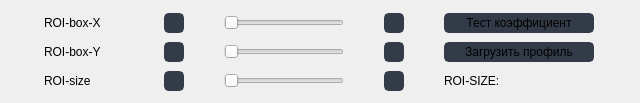
                      <widget class="QFrame" name="frame_4">
                       <property name="frameShape">
                        <enum>QFrame::NoFrame</enum>
                       </property>
                       <property name="frameShadow">
                        <enum>QFrame::Raised</enum>
                       </property>
                       <widget class="QWidget" name="gridLayoutWidget_3">
                        <property name="geometry">
                         <rect>
                          <x>10</x>
                          <y>10</y>
                          <width>621</width>
                          <height>84</height>
                         </rect>
                        </property>
                        <layout class="QGridLayout" name="gridLayout_5">
                         <item row="0" column="0">
                          <widget class="QLabel" name="hardware_page_spinBox_roibox_x_label">
                           <property name="minimumSize">
                            <size>
                             <width>0</width>
                             <height>20</height>
                            </size>
                           </property>
                           <property name="maximumSize">
                            <size>
                             <width>80</width>
                             <height>20</height>
                            </size>
                           </property>
                           <property name="text">
                            <string>ROI-box-X</string>
                           </property>
                          </widget>
                         </item>
                         <item row="0" column="2">
                          <widget class="QSlider" name="hardware_page_spinBox_roibox_x">
                           <property name="minimumSize">
                            <size>
                             <width>120</width>
                             <height>0</height>
                            </size>
                           </property>
                           <property name="maximumSize">
                            <size>
                             <width>100</width>
                             <height>16777215</height>
                            </size>
                           </property>
                           <property name="styleSheet">
                            <string notr="true"/>
                           </property>
                           <property name="maximum">
                            <number>500</number>
                           </property>
                           <property name="orientation">
                            <enum>Qt::Horizontal</enum>
                           </property>
                          </widget>
                         </item>
                         <item row="1" column="2">
                          <widget class="QSlider" name="hardware_page_spinBox_roibox_y">
                           <property name="minimumSize">
                            <size>
                             <width>120</width>
                             <height>0</height>
                            </size>
                           </property>
                           <property name="maximumSize">
                            <size>
                             <width>100</width>
                             <height>16777215</height>
                            </size>
                           </property>
                           <property name="styleSheet">
                            <string notr="true"/>
                           </property>
                           <property name="maximum">
                            <number>500</number>
                           </property>
                           <property name="orientation">
                            <enum>Qt::Horizontal</enum>
                           </property>
                          </widget>
                         </item>
                         <item row="1" column="0">
                          <widget class="QLabel" name="hardware_page_spinBox_roibox_y_label">
                           <property name="minimumSize">
                            <size>
                             <width>0</width>
                             <height>20</height>
                            </size>
                           </property>
                           <property name="maximumSize">
                            <size>
                             <width>80</width>
                             <height>20</height>
                            </size>
                           </property>
                           <property name="text">
                            <string>ROI-box-Y</string>
                           </property>
                          </widget>
                         </item>
                         <item row="0" column="3">
                          <widget class="QPushButton" name="hardware_page_button_roibox_enlarge_x">
                           <property name="minimumSize">
                            <size>
                             <width>20</width>
                             <height>20</height>
                            </size>
                           </property>
                           <property name="maximumSize">
                            <size>
                             <width>20</width>
                             <height>20</height>
                            </size>
                           </property>
                           <property name="font">
                            <font>
                             <family>Segoe UI</family>
                             <pointsize>9</pointsize>
                            </font>
                           </property>
                           <property name="styleSheet">
                            <string notr="true">QPushButton {
	border: 2px solid rgb(52, 59, 72);
	border-radius: 5px;	
	background-color: rgb(52, 59, 72);
}
QPushButton:hover {
	background-color: rgb(57, 65, 80);
	border: 2px solid rgb(61, 70, 86);
}
QPushButton:pressed {	
	background-color: rgb(35, 40, 49);
	border: 2px solid rgb(43, 50, 61);
}</string>
                           </property>
                           <property name="text">
                            <string/>
                           </property>
                           <property name="icon">
                            <iconset resource="files.qrc">
                             <normaloff>:/16x16/icons/16x16/cil-chevron-right.png</normaloff>:/16x16/icons/16x16/cil-chevron-right.png</iconset>
                           </property>
                          </widget>
                         </item>
                         <item row="0" column="1">
                          <widget class="QPushButton" name="hardware_page_button_roibox_reduce_x">
                           <property name="minimumSize">
                            <size>
                             <width>20</width>
                             <height>20</height>
                            </size>
                           </property>
                           <property name="maximumSize">
                            <size>
                             <width>20</width>
                             <height>20</height>
                            </size>
                           </property>
                           <property name="font">
                            <font>
                             <family>Segoe UI</family>
                             <pointsize>9</pointsize>
                            </font>
                           </property>
                           <property name="styleSheet">
                            <string notr="true">QPushButton {
	border: 2px solid rgb(52, 59, 72);
	border-radius: 5px;	
	background-color: rgb(52, 59, 72);
}
QPushButton:hover {
	background-color: rgb(57, 65, 80);
	border: 2px solid rgb(61, 70, 86);
}
QPushButton:pressed {	
	background-color: rgb(35, 40, 49);
	border: 2px solid rgb(43, 50, 61);
}</string>
                           </property>
                           <property name="text">
                            <string/>
                           </property>
                           <property name="icon">
                            <iconset resource="files.qrc">
                             <normaloff>:/16x16/icons/16x16/cil-chevron-left.png</normaloff>:/16x16/icons/16x16/cil-chevron-left.png</iconset>
                           </property>
                          </widget>
                         </item>
                         <item row="1" column="5">
                          <widget class="QPushButton" name="pushButton_14">
                           <property name="minimumSize">
                            <size>
                             <width>150</width>
                             <height>20</height>
                            </size>
                           </property>
                           <property name="font">
                            <font>
                             <family>Segoe UI</family>
                             <pointsize>9</pointsize>
                            </font>
                           </property>
                           <property name="styleSheet">
                            <string notr="true">QPushButton {
	border: 2px solid rgb(52, 59, 72);
	border-radius: 5px;	
	background-color: rgb(52, 59, 72);
}
QPushButton:hover {
	background-color: rgb(57, 65, 80);
	border: 2px solid rgb(61, 70, 86);
}
QPushButton:pressed {	
	background-color: rgb(35, 40, 49);
	border: 2px solid rgb(43, 50, 61);
}</string>
                           </property>
                           <property name="text">
                            <string>Загрузить профиль</string>
                           </property>
                           <property name="icon">
                            <iconset resource="files.qrc">
                             <normaloff>:/16x16/icons/16x16/cil-folder-open.png</normaloff>:/16x16/icons/16x16/cil-folder-open.png</iconset>
                           </property>
                          </widget>
                         </item>
                         <item row="1" column="1">
                          <widget class="QPushButton" name="hardware_page_button_roibox_reduce_y">
                           <property name="minimumSize">
                            <size>
                             <width>20</width>
                             <height>20</height>
                            </size>
                           </property>
                           <property name="maximumSize">
                            <size>
                             <width>20</width>
                             <height>20</height>
                            </size>
                           </property>
                           <property name="font">
                            <font>
                             <family>Segoe UI</family>
                             <pointsize>9</pointsize>
                            </font>
                           </property>
                           <property name="styleSheet">
                            <string notr="true">QPushButton {
	border: 2px solid rgb(52, 59, 72);
	border-radius: 5px;	
	background-color: rgb(52, 59, 72);
}
QPushButton:hover {
	background-color: rgb(57, 65, 80);
	border: 2px solid rgb(61, 70, 86);
}
QPushButton:pressed {	
	background-color: rgb(35, 40, 49);
	border: 2px solid rgb(43, 50, 61);
}</string>
                           </property>
                           <property name="text">
                            <string/>
                           </property>
                           <property name="icon">
                            <iconset resource="files.qrc">
                             <normaloff>:/16x16/icons/16x16/cil-chevron-left.png</normaloff>:/16x16/icons/16x16/cil-chevron-left.png</iconset>
                           </property>
                          </widget>
                         </item>
                         <item row="1" column="3">
                          <widget class="QPushButton" name="hardware_page_button_roibox_enlarge_y">
                           <property name="minimumSize">
                            <size>
                             <width>20</width>
                             <height>20</height>
                            </size>
                           </property>
                           <property name="maximumSize">
                            <size>
                             <width>20</width>
                             <height>20</height>
                            </size>
                           </property>
                           <property name="font">
                            <font>
                             <family>Segoe UI</family>
                             <pointsize>9</pointsize>
                            </font>
                           </property>
                           <property name="styleSheet">
                            <string notr="true">QPushButton {
	border: 2px solid rgb(52, 59, 72);
	border-radius: 5px;	
	background-color: rgb(52, 59, 72);
}
QPushButton:hover {
	background-color: rgb(57, 65, 80);
	border: 2px solid rgb(61, 70, 86);
}
QPushButton:pressed {	
	background-color: rgb(35, 40, 49);
	border: 2px solid rgb(43, 50, 61);
}</string>
                           </property>
                           <property name="text">
                            <string/>
                           </property>
                           <property name="icon">
                            <iconset resource="files.qrc">
                             <normaloff>:/16x16/icons/16x16/cil-chevron-right.png</normaloff>:/16x16/icons/16x16/cil-chevron-right.png</iconset>
                           </property>
                          </widget>
                         </item>
                         <item row="2" column="2">
                          <widget class="QSlider" name="hardware_page_spinBox_roibox_size">
                           <property name="minimumSize">
                            <size>
                             <width>120</width>
                             <height>0</height>
                            </size>
                           </property>
                           <property name="maximumSize">
                            <size>
                             <width>100</width>
                             <height>16777215</height>
                            </size>
                           </property>
                           <property name="styleSheet">
                            <string notr="true"/>
                           </property>
                           <property name="minimum">
                            <number>500</number>
                           </property>
                           <property name="maximum">
                            <number>1500</number>
                           </property>
                           <property name="singleStep">
                            <number>4</number>
                           </property>
                           <property name="pageStep">
                            <number>4</number>
                           </property>
                           <property name="orientation">
                            <enum>Qt::Horizontal</enum>
                           </property>
                          </widget>
                         </item>
                         <item row="2" column="1">
                          <widget class="QPushButton" name="hardware_page_button_roibox_size_reduce">
                           <property name="minimumSize">
                            <size>
                             <width>20</width>
                             <height>20</height>
                            </size>
                           </property>
                           <property name="maximumSize">
                            <size>
                             <width>20</width>
                             <height>20</height>
                            </size>
                           </property>
                           <property name="font">
                            <font>
                             <family>Segoe UI</family>
                             <pointsize>9</pointsize>
                            </font>
                           </property>
                           <property name="styleSheet">
                            <string notr="true">QPushButton {
	border: 2px solid rgb(52, 59, 72);
	border-radius: 5px;	
	background-color: rgb(52, 59, 72);
}
QPushButton:hover {
	background-color: rgb(57, 65, 80);
	border: 2px solid rgb(61, 70, 86);
}
QPushButton:pressed {	
	background-color: rgb(35, 40, 49);
	border: 2px solid rgb(43, 50, 61);
}</string>
                           </property>
                           <property name="text">
                            <string/>
                           </property>
                           <property name="icon">
                            <iconset resource="files.qrc">
                             <normaloff>:/16x16/icons/16x16/cil-chevron-left.png</normaloff>:/16x16/icons/16x16/cil-chevron-left.png</iconset>
                           </property>
                          </widget>
                         </item>
                         <item row="2" column="3">
                          <widget class="QPushButton" name="hardware_page_button_roibox_size_enlarge">
                           <property name="minimumSize">
                            <size>
                             <width>20</width>
                             <height>20</height>
                            </size>
                           </property>
                           <property name="maximumSize">
                            <size>
                             <width>20</width>
                             <height>20</height>
                            </size>
                           </property>
                           <property name="font">
                            <font>
                             <family>Segoe UI</family>
                             <pointsize>9</pointsize>
                            </font>
                           </property>
                           <property name="styleSheet">
                            <string notr="true">QPushButton {
	border: 2px solid rgb(52, 59, 72);
	border-radius: 5px;	
	background-color: rgb(52, 59, 72);
}
QPushButton:hover {
	background-color: rgb(57, 65, 80);
	border: 2px solid rgb(61, 70, 86);
}
QPushButton:pressed {	
	background-color: rgb(35, 40, 49);
	border: 2px solid rgb(43, 50, 61);
}</string>
                           </property>
                           <property name="text">
                            <string/>
                           </property>
                           <property name="icon">
                            <iconset resource="files.qrc">
                             <normaloff>:/16x16/icons/16x16/cil-chevron-right.png</normaloff>:/16x16/icons/16x16/cil-chevron-right.png</iconset>
                           </property>
                          </widget>
                         </item>
                         <item row="2" column="0">
                          <widget class="QLabel" name="hardware_page_roibox_size">
                           <property name="minimumSize">
                            <size>
                             <width>0</width>
                             <height>20</height>
                            </size>
                           </property>
                           <property name="maximumSize">
                            <size>
                             <width>80</width>
                             <height>20</height>
                            </size>
                           </property>
                           <property name="text">
                            <string>ROI-size</string>
                           </property>
                          </widget>
                         </item>
                         <item row="2" column="5">
                          <widget class="QLabel" name="hardware_page_roibox_size_label">
                           <property name="sizePolicy">
                            <sizepolicy hsizetype="Fixed" vsizetype="Fixed">
                             <horstretch>0</horstretch>
                             <verstretch>0</verstretch>
                            </sizepolicy>
                           </property>
                           <property name="minimumSize">
                            <size>
                             <width>0</width>
                             <height>20</height>
                            </size>
                           </property>
                           <property name="maximumSize">
                            <size>
                             <width>150</width>
                             <height>20</height>
                            </size>
                           </property>
                           <property name="text">
                            <string>ROI-SIZE:</string>
                           </property>
                          </widget>
                         </item>
                         <item row="0" column="5">
                          <widget class="QPushButton" name="check_size_template_calibration">
                           <property name="sizePolicy">
                            <sizepolicy hsizetype="Fixed" vsizetype="Fixed">
                             <horstretch>0</horstretch>
                             <verstretch>0</verstretch>
                            </sizepolicy>
                           </property>
                           <property name="minimumSize">
                            <size>
                             <width>150</width>
                             <height>20</height>
                            </size>
                           </property>
                           <property name="maximumSize">
                            <size>
                             <width>150</width>
                             <height>20</height>
                            </size>
                           </property>
                           <property name="font">
                            <font>
                             <family>Segoe UI</family>
                             <pointsize>9</pointsize>
                            </font>
                           </property>
                           <property name="styleSheet">
                            <string notr="true">QPushButton {
	border: 2px solid rgb(52, 59, 72);
	border-radius: 5px;	
	background-color: rgb(52, 59, 72);
}
QPushButton:hover {
	background-color: rgb(57, 65, 80);
	border: 2px solid rgb(61, 70, 86);
}
QPushButton:pressed {	
	background-color: rgb(35, 40, 49);
	border: 2px solid rgb(43, 50, 61);
}
QPushButton:checked {	
	background-color: rgb(85, 87, 83);
	border: 2px solid rgb(43, 50, 61);
}</string>
                           </property>
                           <property name="text">
                            <string>Тест коэффициент</string>
                           </property>
                           <property name="icon">
                            <iconset resource="files.qrc">
                             <normaloff>:/16x16/icons/16x16/cil-magnifying-glass.png</normaloff>:/16x16/icons/16x16/cil-magnifying-glass.png</iconset>
                           </property>
                           <property name="checkable">
                            <bool>true</bool>
                           </property>
                           <property name="checked">
                            <bool>false</bool>
                           </property>
                           <property name="autoDefault">
                            <bool>false</bool>
                           </property>
                           <property name="default">
                            <bool>false</bool>
                           </property>
                           <property name="flat">
                            <bool>false</bool>
                           </property>
                          </widget>
                         </item>
                        </layout>
                       </widget>
                      </widget>
